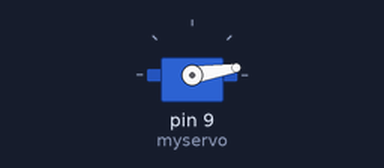
A sketch run on a simulated Arduino Uno, built with avr-gcc and run on an emulated ATmega328P. On the bench: servo.

Above: at 0.05 s.
At 0.4 s:
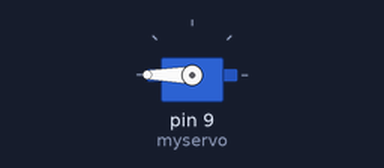
Timing chart, 0 to 3.0 s (numbered marks = the images above):
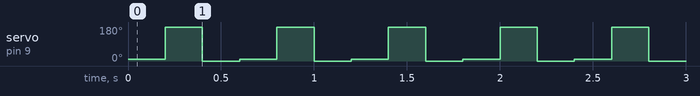

The sketch:

Servo_Motor_V2.ino
```cpp
#include <Servo.h>// Define a header file.Note:you can invoke Servofunction by click Sketch-Import library-Servo in Arduinomenu.And space required between#includeand<Servo.h>whenyou input,otherwise program could go wrong.
Servo myservo;//Define the steering gear variable names
void setup()
{
  myservo.attach(9);//Define servo interface(#9 /10 is ok,disadvantage isyou can only control 2
  }

  void loop()
  {
    myservo.write(9);//Set the steering gear rotating Angle;

    delay(200);
    myservo.write(180);
    delay(200);
    myservo.write(0);
    delay(200);
   }
```

Measured:
- by itself, servo on pin 9 (myservo): repeats every 0.60 s: 0° 0.20 s, 9° 0.20 s, 180° 0.20 s
